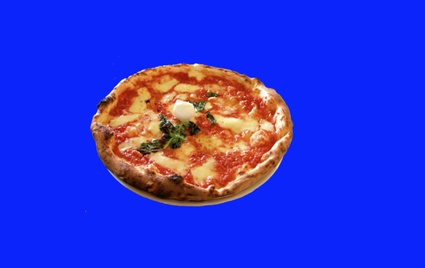
#> input picture Image Representation and Classification/Color Threshold/pizza_bluescreen.jpg, 425 x 268 px, shrunk from 816 x 514 before the run
$ python color.py
#> lines starting #> are read from the running program, lines starting #| are printed output that depends on the picture; after the words box and inside, x2 and y2 are one past the last pixel; in counts of white or black regions, pixels touching at a corner belong together
import matplotlib.pyplot as plt
import cv2
import numpy as np

img = cv2.imread('pizza_bluescreen.jpg')
#> img is the input picture: shape (268, 425, 3); mean B, G, R 214.8, 51.2, 44.9
#plt.imshow(img)

#Image displayed as the background is red and this is mistake, but why?
#OpenCV read pixels [B,G,R] not [R,G,B] how can we solve this problem?
#By convert image from BGR to RGB

image_copy = np.copy(img)
image_copy = cv2.cvtColor(image_copy,cv2.COLOR_BGR2RGB)
#plt.imshow(image_copy)

### Define the color threshold
## TODO: Define the color selection boundaries in RGB values
# play around with these values until you isolate the blue background

lower_blue = np.array([0,0,200])
upper_blue = np.array([250,250,255])

### Create a mask
# Define the masked area

mask = cv2.inRange(image_copy, lower_blue, upper_blue)
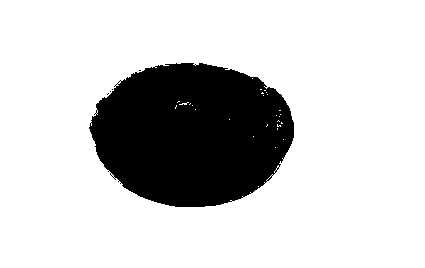
#> mask: shape (268, 425); 80% white; 5 black regions (4 under 20 px), largest, box (x1, y1, x2, y2) and area: (89, 63, 294, 207) 22733
#plt.imshow(mask, cmap = 'gray')

# Mask the image to let the pizza show through
masked_image = np.copy(image_copy)
masked_image[mask != 0] = [0,0,0]
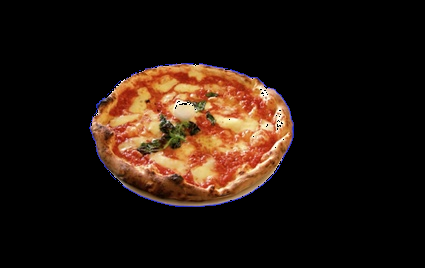
#> masked_image: shape (268, 425, 3); mean R, G, B 35.7, 22.1, 14.1

#plt.imshow(masked_image)

### Mask and add a background image
# Load in a background image, and convert it to RGB

background_image = cv2.imread('space_background.jpg')
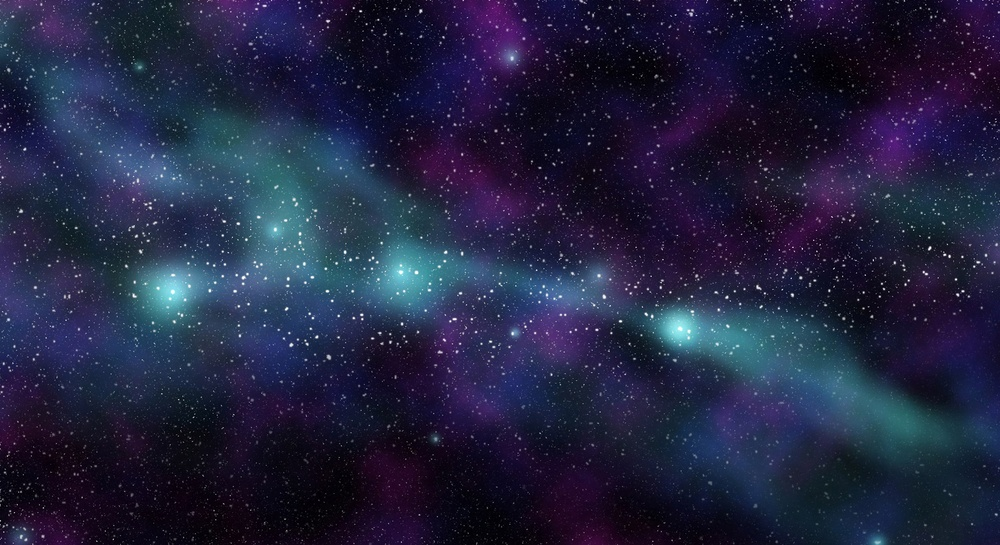
#> input picture Image Representation and Classification/Color Threshold/space_background.jpg, 1000 x 545 px, shrunk from 1920 x 1047 before the run
#> background_image is the input picture: shape (545, 1000, 3); mean B, G, R 64, 35.9, 33.2
background_image = cv2.cvtColor(background_image, cv2.COLOR_BGR2RGB)
#plt.imshow(background_image)


# Mask the cropped background so that the pizza area is blocked

background_image_copy = np.copy(background_image)
#> (the run stopped early here; a loop or call above may not have finished)
